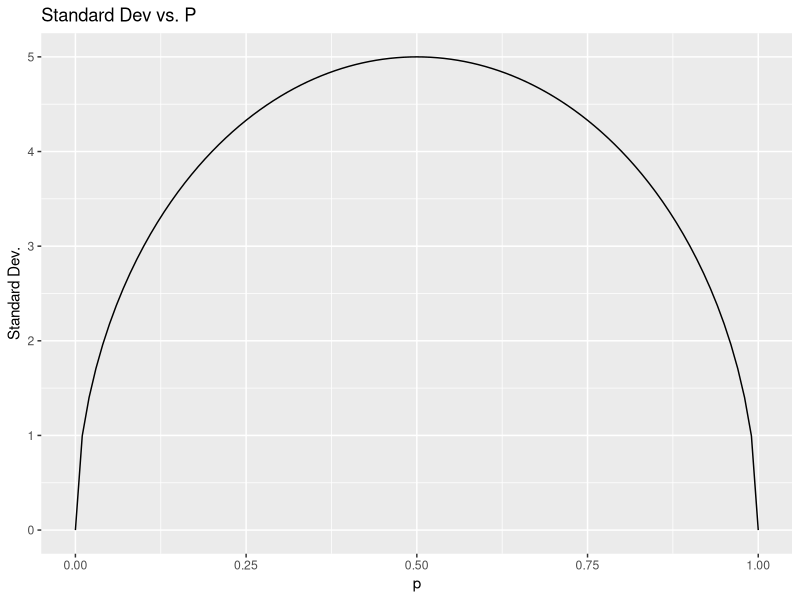
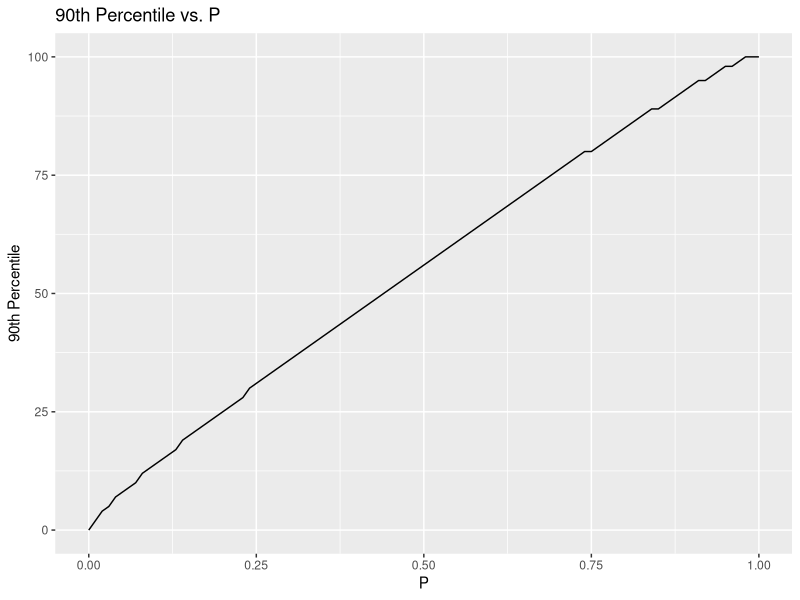

The R script that drew these images, in order:
## ---- chunk 1
knitr::opts_chunk$set(echo = TRUE, message = FALSE,
                      warning = FALSE, error = TRUE,
                      fig.height = 3)
library(tidyverse)
## ---- chunk 2
x <- c(1, 2, 3, 4, 5)
p <- c(0.15, 0.05, 0.4, 0.3, 0.1)

mu <- sum(x * p)
mu

variance <- sum((x - mu)^2 * p)

sigma <- sqrt(variance)
sigma
## ---- chunk 3
df <- tibble(
  n = 100,
  p = seq(0, 1, by = 0.01),
  mu = n*p,
  sigma = sqrt(mu*(1 - p)),
  q90 = qbinom(0.9, 100, p)
)
## ---- chunk 4
ggplot(df, aes(x = p, y = sigma)) +
  geom_line() +
  labs(
    title = "Standard Dev vs. P", 
    x = "p", 
    y = "Standard Dev."
  )
## ---- chunk 5
ggplot(df, aes(x = p, y = q90)) +
  geom_line() +
  labs(
    title = "90th Percentile vs. P", 
    x = "P", 
    y = "90th Percentile"
  )
## ---- chunk 6
mu <- 100 * 0.2

pbinom(mu, 100, 0.2)
## ---- chunk 7
1 - pbinom(19, 100, 0.2)
## ---- chunk 8
c <- 20
pbinom(c, size = 100, prob = 0.2)
1 - pbinom(c - 1, size = 100, prob = 0.2)
## ---- chunk 9
pbinom(0, 10, 0.5, lower.tail = F)
## ---- chunk 10
pbinom(5, 10, 0.5) - pbinom(2, 10, 0.5)
## ---- chunk 11
qbinom(0.9, 10, 0.5)
## ---- chunk 12
pnorm(-1)
## ---- chunk 13
1 - pnorm(1)
## ---- chunk 14
pnorm(2) - pnorm(0.5)
## ---- chunk 15
pnorm(-0.75) + (1 - pnorm(0.75))
